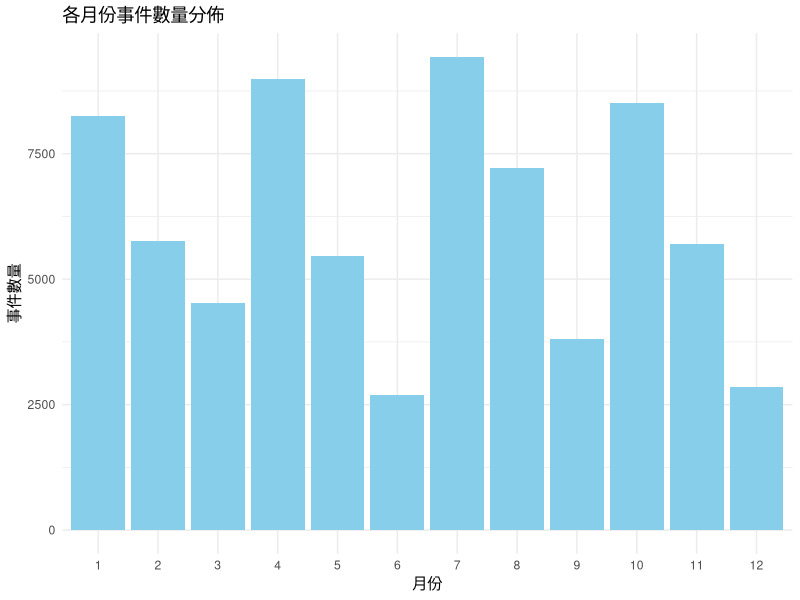
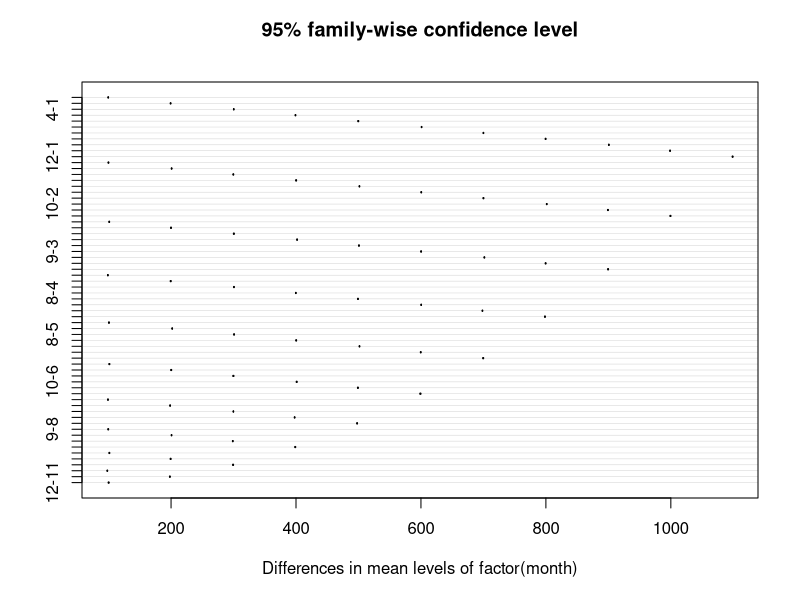

These charts were generated, in order, by the following R code:
# 月份與事件數量的季節性變化檢定
# 目標：檢驗事件數量是否具有明顯的季節性特徵。
# 方法：
# 使用 單因素方差分析 (ANOVA) 檢驗不同月份之間的事件數量是否存在顯著差異。
# 假設 H0：不同月份的事件數量無顯著差異。
# 若檢定顯著，進行事後檢定（Tukey HSD）找出具體不同的月份

# 準備數據：從 oc_data 取出月份
# 做ONE WAY ANOVA 檢定：
# 檢驗不同月份之間的事件數量是否存在顯著差異
# 假設 H0：不同月份的事件數量無顯著差異

data <- read.csv("finish.csv")
# 取出月份
data$month <- as.numeric(substr(data$oc_data, 1, nchar(data$oc_data) - 2))
# 確認每個月份的事件數量是否為 0
table(data$month)
# 單因素 ANOVA 檢定
anova_result <- aov(as.numeric(oc_data) ~ factor(month), data = data)

# 檢視 ANOVA 結果
summary(anova_result)


# 事後檢定（Tukey HSD）
tukey_result <- TukeyHSD(anova_result)

# 顯示事後檢定結果
print("Tukey HSD 檢定結果:")
print(tukey_result)
# 如果 ANOVA 檢定顯著，找出具體哪些月份之間的差異顯著
# 視覺化：繪製box plot 和差異圖表
library(ggplot2)

ggplot(data, aes(x = factor(month), y = ..count..)) +
geom_bar(stat = "count", fill = "skyblue") +
labs(title = "各月份事件數量分佈",
       x = "月份",
       y = "事件數量") +
theme_minimal()

# 畫出Tukey圖表
plot(tukey_result)



# F 值	10400786
# p 值	< 2e-16
# 結論是：檢定結果顯著，這表明不同月份之間的事件數量有顯著差異
# ，事件分佈呈現出月份的季節性特徵。